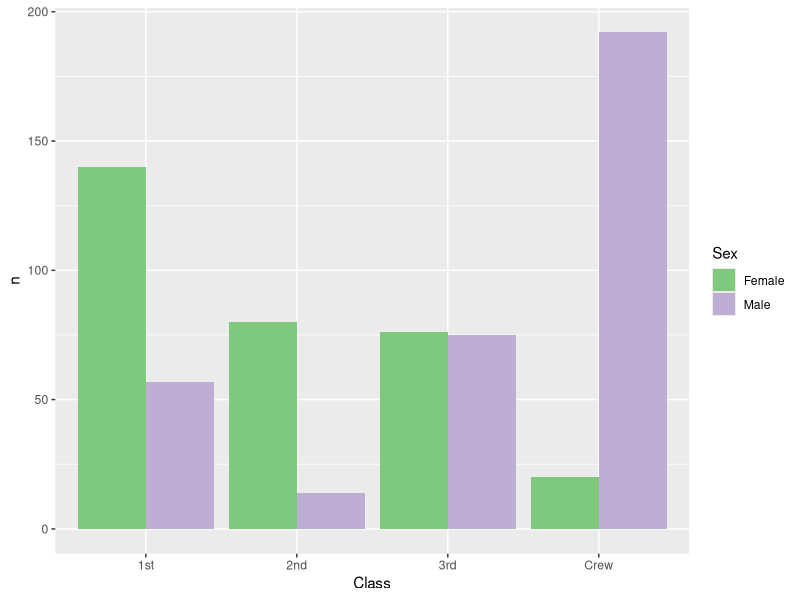
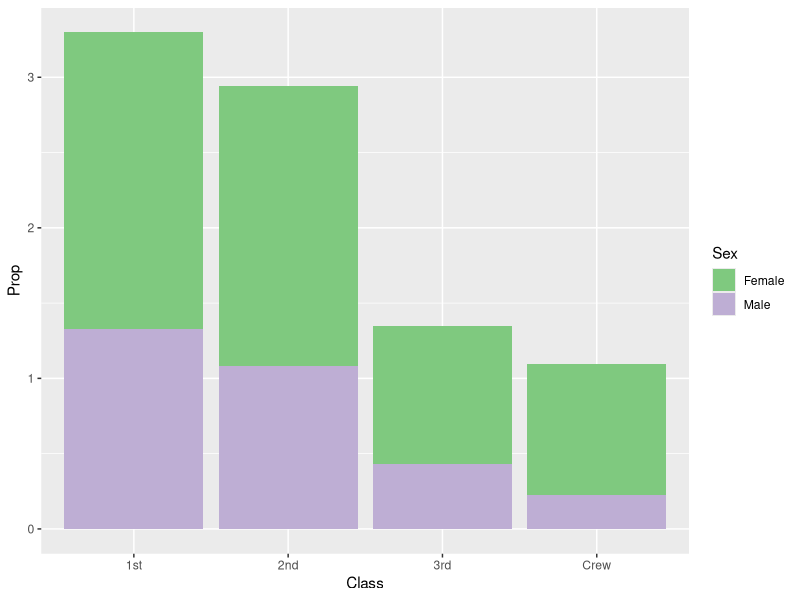
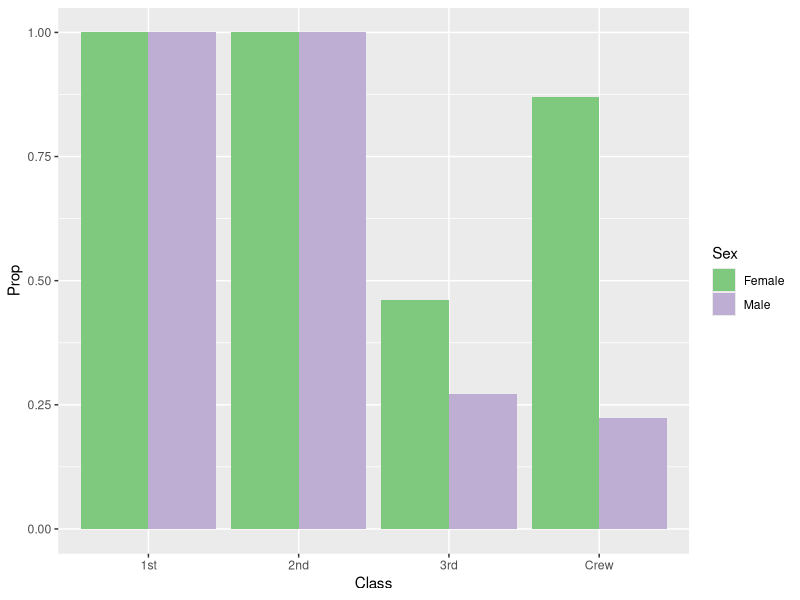
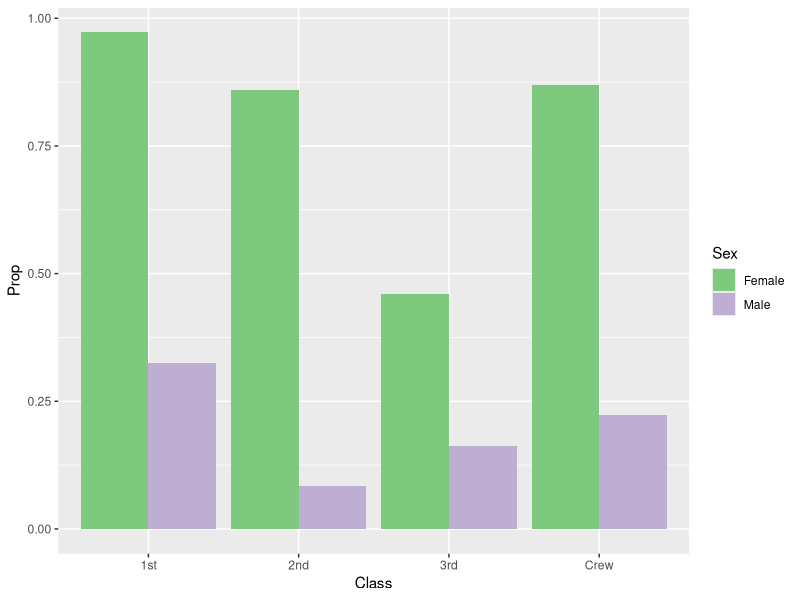
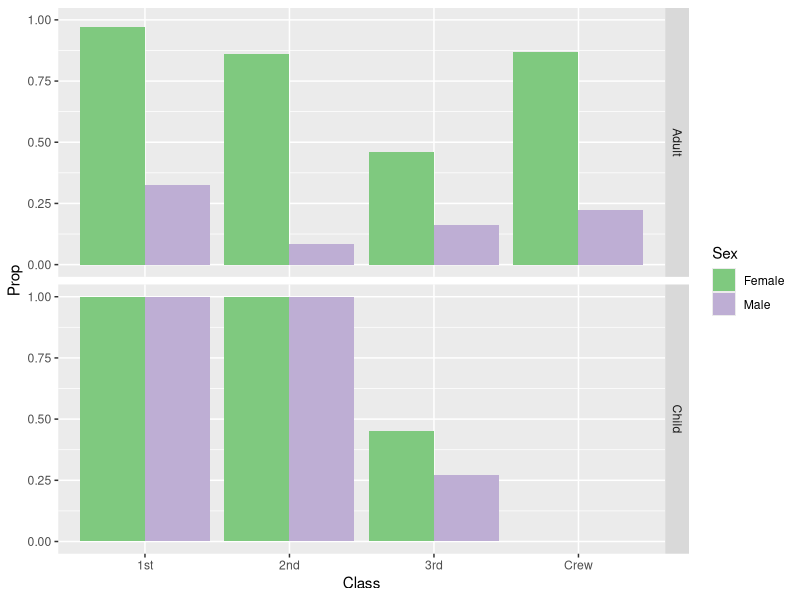

These figures' R source, in order:
## ---- chunk 1
library(tidyverse)

df_titanic <- as_tibble(Titanic)
## ---- chunk 2
## TASK: Perform a `glimpse` of df_titanic
glimpse(df_titanic)
## ---- chunk 3
## NOTE: No need to edit! We'll cover how to
## do this calculation in a later exercise.
df_titanic %>% summarize(total = sum(n))
## ---- chunk 4
## TASK: Visualize counts against `Class` and `Sex`
df_titanic %>%
  filter(Survived == 'Yes' & Age == 'Adult') %>%
  ggplot() +
  geom_col(aes(x = Class, y = n, fill = Sex), position = 'dodge') + 
  scale_fill_brewer(palette= "Accent")
## ---- chunk 5
## NOTE: No need to edit! We'll cover how to
## do this calculation in a later exercise.
df_prop <-
  df_titanic %>%
  group_by(Class, Sex, Age) %>%
  mutate(
    Total = sum(n),
    Prop = n / Total
  ) %>%
  ungroup()
df_prop
## ---- chunk 6
df_prop %>%
  filter(Survived == 'Yes') %>%
  ggplot() +
  geom_col(aes(x = Class, y = Prop, fill = Sex), position = 'stack') + 
  scale_fill_brewer(palette= "Accent")

## ---- chunk 7
df_prop %>%
  filter(Survived == 'Yes') %>%
  ggplot() +
  geom_col(aes(x = Class, y = Prop, fill = Sex), position = 'dodge')  + 
  scale_fill_brewer(palette= "Accent")
## ---- chunk 8
df_prop %>%
  filter(Survived == 'Yes' & Age == 'Adult') %>%
  ggplot() +
  geom_col(aes(x = Class, y = Prop, fill = Sex), position = 'dodge')  + 
  scale_fill_brewer(palette= "Accent")
## ---- chunk 9
df_prop %>%
  filter(Survived == 'Yes') %>%
  ggplot() +
  geom_col(aes(x = Class, y = Prop, fill = Sex), position = 'dodge') +
  facet_grid("Age") + 
  scale_fill_brewer(palette= "Accent")
